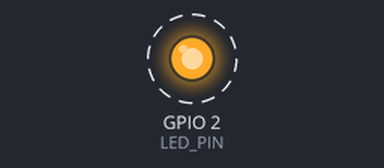
Bench run of a sketch on a simulated ESP32. Parts: output pins drawn as LEDs (lit = HIGH). Dashed ring = blinking.

Above: at 0.5 s.
Timing chart, 0 to 4.6 s (numbered marks = the images above):
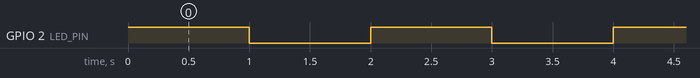

The sketch:

led_blink.ino
```cpp
#include <Arduino.h>

#define LED_PIN 2

void led_blinky(void *pvParameters) {
  pinMode(LED_PIN, OUTPUT);

  while(1) {
    digitalWrite(LED_PIN, HIGH);
    vTaskDelay(pdMS_TO_TICKS(1000));
    digitalWrite(LED_PIN, LOW);

    vTaskDelay(pdMS_TO_TICKS(1000));
  }
}

void setup() {
  // Initialize Serial Monitor for debugging
  Serial.begin(115200);

  // 2. Create the Task
  xTaskCreate(led_blinky,"blink led", 1000, NULL, 1, NULL);
}

void loop() {
  vTaskDelete(NULL); // kill loop
}
```

Measured:
- by itself, GPIO 2 (LED_PIN): alternates HIGH for 1.0 s and LOW for 1.0 s
